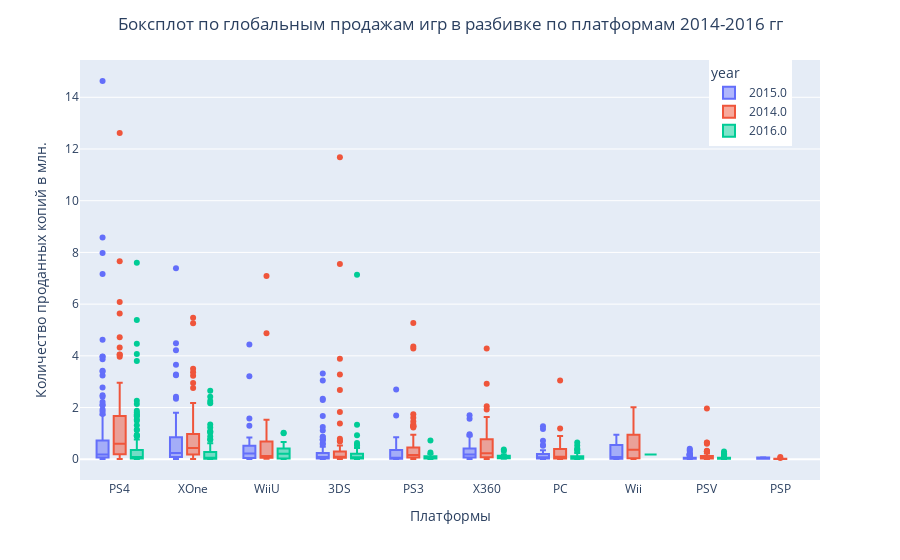

The cell this chart's notebook holds for it:
### Markdown cell above
### График «ящик с усами» по глобальным продажам игр в разбивке по платформам.

### Code cell
fig = px.box(df2, x="platform", y="total_sales", color="year")
fig.update_layout(title="Боксплот по глобальным продажам игр в разбивке по платформам 2014-2016 гг",
                  title_x = 0.5,
                  xaxis_title="Платформы",
                  yaxis_title="Количество проданных копий в млн.",
                  legend=dict(x=.85)
                  )
fig.show()

### Figure 1 — Plotly figure (JSON) as saved in the notebook; plotly's stock layout.template omitted (floating-point values rounded to 4 significant figures; data arrays with more than 128 entries replaced by an {"elided": "..."} marker saying what was removed)
{"data": [{"alignmentgroup": "True", "hovertemplate": "year=2015.0<br>platform=%{x}<br>total_sales=%{y}<extra></extra>", "legendgroup": "2015.0", "marker": {"color": "#636efa"}, "name": "2015.0", "notched": false, "offsetgroup": "2015.0", "orientation": "v", "showlegend": true, "type": "box", "x": {"elided": "606 str values"}, "x0": " ", "xaxis": "x", "y": {"elided": "606 float values"}, "y0": " ", "yaxis": "y"}, {"alignmentgroup": "True", "hovertemplate": "year=2014.0<br>platform=%{x}<br>total_sales=%{y}<extra></extra>", "legendgroup": "2014.0", "marker": {"color": "#EF553B"}, "name": "2014.0", "notched": false, "offsetgroup": "2014.0", "orientation": "v", "showlegend": true, "type": "box", "x": {"elided": "581 str values"}, "x0": " ", "xaxis": "x", "y": {"elided": "581 float values"}, "y0": " ", "yaxis": "y"}, {"alignmentgroup": "True", "hovertemplate": "year=2016.0<br>platform=%{x}<br>total_sales=%{y}<extra></extra>", "legendgroup": "2016.0", "marker": {"color": "#00cc96"}, "name": "2016.0", "notched": false, "offsetgroup": "2016.0", "orientation": "v", "showlegend": true, "type": "box", "x": {"elided": "502 str values"}, "x0": " ", "xaxis": "x", "y": {"elided": "502 float values"}, "y0": " ", "yaxis": "y"}], "layout": {"autosize": true, "boxmode": "group", "legend": {"title": {"text": "year"}, "tracegroupgap": 0, "x": 0.85, "y": 1}, "margin": {"t": 60}, "title": {"text": "Боксплот по глобальным продажам игр в разбивке по платформам 2014-2016 гг", "x": 0.5}, "xaxis": {"anchor": "y", "autorange": true, "domain": [0, 1], "range": [-0.5315, 9.532], "title": {"text": "Платформы"}, "type": "category"}, "yaxis": {"anchor": "x", "autorange": true, "domain": [0, 1], "range": [-0.8022, 15.44], "title": {"text": "Количество проданных копий в млн."}, "type": "linear"}}}
